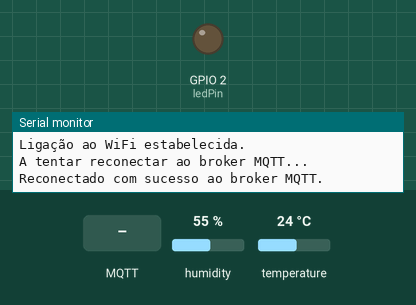
The sketch below on a simulated ESP32. Parts: output pins drawn as LEDs (lit = HIGH), the last lines printed to the serial monitor. The test bench sets the inputs (shaded band); at power-on: humidity 55 %, temperature 24 °C. WiFi joins after 1.5 s; servers stay silent unless stated; network time is answered at once with the bench clock; the local clock reads 2024-03-15 10:24:30 at power-on unless the sketch sets it; random numbers use the default seed unless the sketch sets one; no MQTT or app messages arrive unless stated; not simulated (calls return 0 or success): esp_secrets.h.

Above: at 3.2 s.
3.3 s: MQTT message "true" arrives on the first subscribed topic
4.8 s: MQTT message "ligar" arrives on the first subscribed topic
6.3 s: MQTT message "ligar" arrives on the second subscribed topic
At 7.0 s:
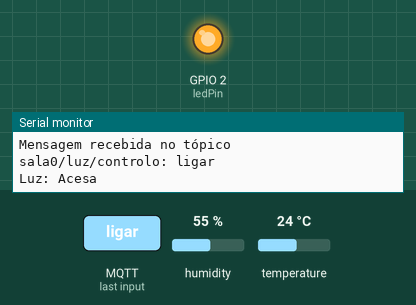
Timing chart, 0 to 9.3 s (numbered marks = the images above; inputs shaded):
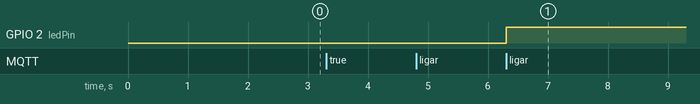

Measured:
- after the input at 6.3 s, GPIO 2 (ledPin): LOW → HIGH at once

The sketch:

ProjWAPI.ino
```cpp
#include <WiFi.h>
#include <PubSubClient.h>
#include "DHT20.h"
#include <NTPClient.h>
#include <WiFiUdp.h>
#include <TimeLib.h>
#include "esp_secrets.h"

// Configuração da rede Wi-Fi
const char* ssid = SECRET_SSID;
const char* password = SECRET_PASS;

// Configuração do broker MQTT
const char* mqtt_server = "192.168.137.1"; // Ip da máquina
const int mqtt_port = 1883;

// Configuração das credenciais do MQTT
const char* mqttuser = MQTT_USERNAME;
const char* mqttpass = MQTT_PASSWORD;

const char* topico = "sala0/";

// Sub-tópicos MQTT para enviar os dados dos sensores (PUBLISHERS)
String mqttPubTemperatura = String(topico) + "temperatura";
String mqttPubHumidade = String(topico) + "humidade";
String mqttPubLdr = String(topico) + "ldr";
String mqttPubLuz = String(topico) + "luz/estado";
String mqttPubHora = String(topico) + "hora";

// Sub-tópicos MQTT para receber os dados do Front-End (SUBSCRIBERS)
const char* mqttAutoModeTopic = "sala0/luz/auto-mode"; // Tópico para modo automático
const char* mqttLuzTopic = "sala0/luz/controlo";       // Tópico para controle manual
const char* mqttLuzOnLimiteTopic = "sala0/limite/luzOnLimite"; // Tópico para limite de acender a luz
const char* mqttLuzOffLimiteTopic = "sala0/limite/luzOffLimite"; // Tópico para limite de apagar a luz

bool autoMode = true;
int luzOnLimite;  // Limite padrão para acender a luz
int luzOffLimite; // Limite padrão para apagar a luz

WiFiClient espClient;
PubSubClient client(espClient);

WiFiUDP ntpUDP;
NTPClient timeClient(ntpUDP, "europe.pool.ntp.org", 3600);

DHT20 DHT;

const int ldrPin = 34; // Pino do LDR
const int ledPin = 2;  // Pino do LED
int ldrValue = 0;   // Variável para armazenar o valor do LDR

bool luzState = false; // Estado inicial do LED (desligado)

unsigned long lastSensorReadTime = 0; // Variável para temporização
unsigned long lastTimeUpdate = 0;
const unsigned long sensorReadInterval = 10000; // Intervalo de leitura dos sensores em milissegundos
const unsigned long timeUpdateInterval = 10000;

void setup() {
  Serial.begin(115200);

  // Inicialização da conexão Wi-Fi
  WiFi.begin(ssid, password);
  while (WiFi.status() != WL_CONNECTED) {
    delay(1000);
    Serial.println("A conectar ao WiFi...");
  }
  Serial.println("Ligação ao WiFi estabelecida.");

  pinMode(ldrPin, INPUT);    // Define ldrPin como entrada
  pinMode(ledPin, OUTPUT);   // Define o pino do LED como saída

  Wire.begin();   // Ativa o protocolo I2C
  DHT.begin();    // Ativa o DHT20

  // Inicializa a conexão ao broker MQTT
  client.setServer(mqtt_server, mqtt_port);
  client.setCallback(callback);

  // Subscreve aos tópicos MQTT necessários
  client.subscribe(mqttAutoModeTopic);
  client.subscribe(mqttLuzTopic);
  client.subscribe(mqttLuzOnLimiteTopic);
  client.subscribe(mqttLuzOffLimiteTopic);

  // Inicialização do NTP
  timeClient.begin();
  timeClient.forceUpdate();  // Força uma atualização do NTP no início
}

void loop() {
  // Verifica se a conexão MQTT está ativa
  if (!client.connected()) {
    reconnect();
  }

  // Gere as mensagens MQTT
  client.loop();

  // Obtem a hora atual formatada
  unsigned long currentMillis = millis();
  if (currentMillis - lastTimeUpdate >= timeUpdateInterval) {
    lastTimeUpdate = currentMillis;
    getCurrentTimeString();
  }

  // Verifica se é hora de ler os sensores
  if (currentMillis - lastSensorReadTime >= sensorReadInterval) {
    lastSensorReadTime = currentMillis;
    readAndPublishSensorData();
  }
}

void readAndPublishSensorData() {
  // Ler dados dos sensores (Remover provoca a não leitura do DHT20)
  uint32_t start = micros();
  int status = DHT.read();
  uint32_t stop = micros();

  // Leitura do sensor DHT20
  float humidity = DHT.getHumidity();
  float temperature = DHT.getTemperature();

  Serial.print("\nHumidade: ");
  Serial.print(humidity, 1);
  Serial.print(" %\n");
  Serial.print("Temperatura: ");
  Serial.print(temperature, 1);
  Serial.println("°C\n");

  // Leitura do sensor LDR
  ldrValue = analogRead(ldrPin);
  // Converte valor lido pelo LDR em percentagem em que 0% é escuro e 100% é claridade
  int ldrPercentagem = map(ldrValue, 0, 4095, 100, 0);
  Serial.print("Valor lido pelo LDR: ");
  Serial.println(ldrPercentagem);

  // Verifica o estado do modo automático antes de ajustar o LED
  if (autoMode) {
    if (ldrPercentagem > luzOffLimite) {
      digitalWrite(ledPin, LOW); // Apaga o LED
      luzState = false;
    } else if (ldrPercentagem < luzOnLimite) {
      digitalWrite(ledPin, HIGH); // Acende o LED
      luzState = true;
    }
  }

  // Publica os dados dos sensores nos tópicos MQTT
  client.publish(mqttPubTemperatura.c_str(), String(temperature, 1).c_str());
  client.publish(mqttPubHumidade.c_str(), String(humidity, 1).c_str());
  client.publish(mqttPubLdr.c_str(), String(ldrPercentagem).c_str());
  client.publish(mqttPubLuz.c_str(), luzState ? "Ligada" : "Desligada");
  client.publish(mqttPubHora.c_str(), getCurrentTimeString().c_str());
  Serial.println("Dados enviados com sucesso para o servidor MQTT");
}

String getCurrentTimeString() {
  // Recebe a hora atual
  time_t currentTime = timeClient.getEpochTime();

  // Recebe os valores da hora atual separadamente
  int currentHour = hour(currentTime);
  int currentMinute = minute(currentTime);
  int currentSecond = second(currentTime);

  // Recebe a data atual
  int currentDay = day(currentTime);
  int currentWeekday = weekday(currentTime);
  int currentMonth = month(currentTime);
  int currentYear = year(currentTime);

  // Formata a hora atual para string
String formattedString = String(currentYear) + "-" +
                           getTwoDigitString(currentMonth) + "-" +
                           getTwoDigitString(currentDay) + "T" +
                           getTwoDigitString(currentHour) + ":" +
                           getTwoDigitString(currentMinute) + ":" +
                           getTwoDigitString(currentSecond);

  Serial.print("\nHora: ");
  Serial.println(formattedString);
  return formattedString;
}

// Função para formatar um número de um dígito para dois dígitos com zero à esquerda
String getTwoDigitString(int number) {
  if (number < 10) {
    return "0" + String(number);
  } else {
    return String(number);
  }
}

// Loop até que o cliente MQTT esteja reconectado
void reconnect() {
  while (!client.connected()) {
    Serial.println("A tentar reconectar ao broker MQTT...");
    String clientId = "ESP32Client-";
    clientId += String(random(0xffff), HEX);
    if (client.connect(clientId.c_str(), mqttuser, mqttpass)) {
      Serial.println("Reconectado com sucesso ao broker MQTT.");
      client.subscribe(mqttAutoModeTopic);
      client.subscribe(mqttLuzTopic);
      client.subscribe(mqttLuzOnLimiteTopic);
      client.subscribe(mqttLuzOffLimiteTopic);
    } else {
      Serial.print("Falha na reconexão ao broker MQTT, estado: ");
      Serial.print(client.state());
      Serial.println("Voltar a tentar reconectar daqui a 15 segundos...");
      delay(15000);
    }
  }
}

void callback(char* topic, byte* payload, unsigned int length) {
  String message;
  for (unsigned int i = 0; i < length; i++) {
    message += (char)payload[i];
  }

  Serial.print("Mensagem recebida no tópico ");
  Serial.print(topic);
  Serial.print(": ");
  Serial.println(message);

  if (String(topic) == mqttAutoModeTopic) {
    Serial.print("Modo automático: ");
    if (message == "true") {
      Serial.println("ativado");
      autoMode = true;
    } else {
      Serial.println("desativado");
      autoMode = false;
    }
  }

  if (String(topic) == mqttLuzTopic && !autoMode) {
    Serial.print("Luz: ");
    if (message == "ligar") {
      Serial.println("Acesa");
      digitalWrite(ledPin, HIGH);
      luzState = true;
    } else if (message == "desligar") {
      Serial.println("Apagada");
      digitalWrite(ledPin, LOW);
      luzState = false;
    }
  }

  if (String(topic) == mqttLuzOnLimiteTopic) {
    luzOnLimite = message.toInt();
    Serial.print("Novo limiar para acender a luz: ");
    Serial.println(luzOnLimite);
  }

  if (String(topic) == mqttLuzOffLimiteTopic) {
    luzOffLimite = message.toInt();
    Serial.print("Novo limiar para apagar a luz: ");
    Serial.println(luzOffLimite);
  }
}
```
